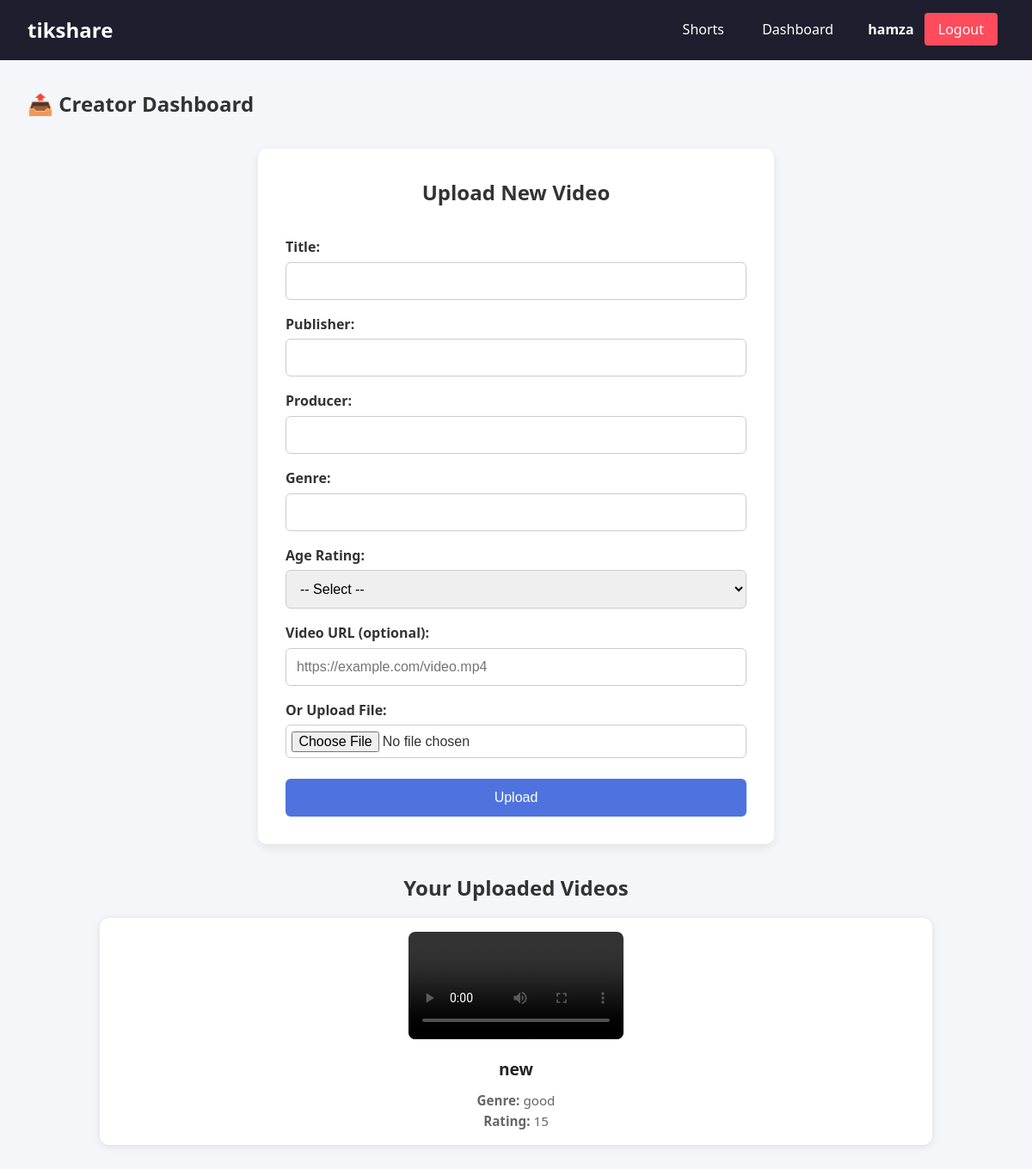
/dashboard (signed in), run on the app's committed database.
### tables this page shows
CREATE TABLE videos (
    id INTEGER PRIMARY KEY AUTOINCREMENT,
    title TEXT NOT NULL,
    publisher TEXT NOT NULL,
    producer TEXT,
    genre TEXT,
    age_rating TEXT,
    url TEXT NOT NULL,
    uploaded_by INTEGER,
    FOREIGN KEY (uploaded_by) REFERENCES users(id)
);

### app.py (the view)
@app.route('/dashboard')
def dashboard():
    if 'user' not in session:
        flash('Please login first!')
        return redirect(url_for('login'))
    if session['user']['role'] != 'creator':
        flash('Access denied! Only creators can access this page.')
        return redirect(url_for('index'))
    db = get_db()
    videos = db.execute(
        'SELECT * FROM videos WHERE uploaded_by = ? ORDER BY id DESC',
        (session['user']['id'],)
    ).fetchall()
    return render_template('upload.html', videos=videos)

### app.py (called while the page is built)
def get_db():
    conn = sqlite3.connect(DATABASE)
    conn.row_factory = sqlite3.Row
    return conn

### templates/upload.html (shortened to what this page needs)
{% extends "base.html" %}
{% block content %}
     <h2>📤 Creator Dashboard</h2>
<section class="upload-form">
    <h2>Upload New Video</h2>
    <form method="POST" action="{{ url_for('upload_video') }}" enctype="multipart/form-data">
        <label>Title:</label>
        <input type="text" name="title" required>
        <label>Publisher:</label>
        <input type="text" name="publisher" required>
        <label>Producer:</label>
        <input type="text" name="producer">
        <label>Genre:</label>
        <input type="text" name="genre">
        <label>Age Rating:</label>
        <select name="age_rating" required>
            <option value="">-- Select --</option>
        </select>
        <label>Video URL (optional):</label>
        <input type="url" name="url" placeholder="https://example.com/video.mp4">
        <label>Or Upload File:</label>
        <input type="file" name="file" accept="video/*">
        <button type="submit">Upload</button>
    </form>
</section>
<section class="uploaded-videos">
    <h2>Your Uploaded Videos</h2>
    {% if videos %}
        <div class="video-grid">
            {% for video in videos %}
                <div class="video-card">
                    <video width="250" controls>
                        <source src="{{ video.url }}" type="video/mp4">
                    </video>
                    <div class="video-info">
                        <h3>{{ video.title }}</h3>
                        <p><strong>Genre:</strong> {{ video.genre }}</p>
                        <p><strong>Rating:</strong> {{ video.age_rating }}</p>
                    </div>
                </div>
            {% endfor %}
        </div>
    {% else %}
        <p>You haven't uploaded any videos yet.</p>
    {% endif %}
</section>
{% endblock %}

### static/style.css (style rules this page uses)
* { margin: 0; padding: 0; box-sizing: border-box; }
body { font-family: 'Segoe UI', Tahoma, Geneva, Verdana, sans-serif; background: #f5f6fa; color: #333; line-height: 1.6; min-height: 100vh; }
.upload-form { background: #fff; padding: 2rem; margin: 2rem auto; max-width: 600px; border-radius: 10px; box-shadow: 0 4px 12px rgba(0, 0, 0, 0.08); }
.upload-form h2 { margin-bottom: 1rem; font-size: 1.5rem; color: #333; text-align: center; }
.upload-form form { display: flex; flex-direction: column; }
.upload-form label { margin-top: 1rem; margin-bottom: 0.25rem; font-weight: 600; }
.upload-form input, .upload-form select { padding: 0.75rem; font-size: 1rem; border: 1px solid #ccc; border-radius: 6px; }
.upload-form input[type="file"] { padding: 0.4rem; }
.upload-form button { margin-top: 1.5rem; padding: 0.8rem; background: #4e73df; color: #fff; font-size: 1rem; border: none; border-radius: 6px; cursor: pointer; transition: background 0.3s ease; }
.uploaded-videos { max-width: 1000px; margin: 2rem auto; padding: 0 1rem; }
.uploaded-videos h2 { font-size: 1.5rem; margin-bottom: 1rem; text-align: center; }
.video-grid { display: grid; grid-template-columns: repeat(auto-fit, minmax(280px, 1fr)); gap: 1.5rem; }
.video-card { background: #fff; border-radius: 10px; padding: 1rem; box-shadow: 0 2px 8px rgba(0,0,0,0.1); display: flex; flex-direction: column; align-items: center; }
.video-card video { border-radius: 8px; max-width: 100%; }
.video-info { margin-top: 0.75rem; text-align: center; }
.video-info h3 { margin: 0.5rem 0; font-size: 1.2rem; color: #222; }
.video-info p { font-size: 0.95rem; color: #666; }

### data on the page
videos: title "new", genre "good", age_rating "15"

### other printed values
{{ session['user']['username'] }} "hamza"
